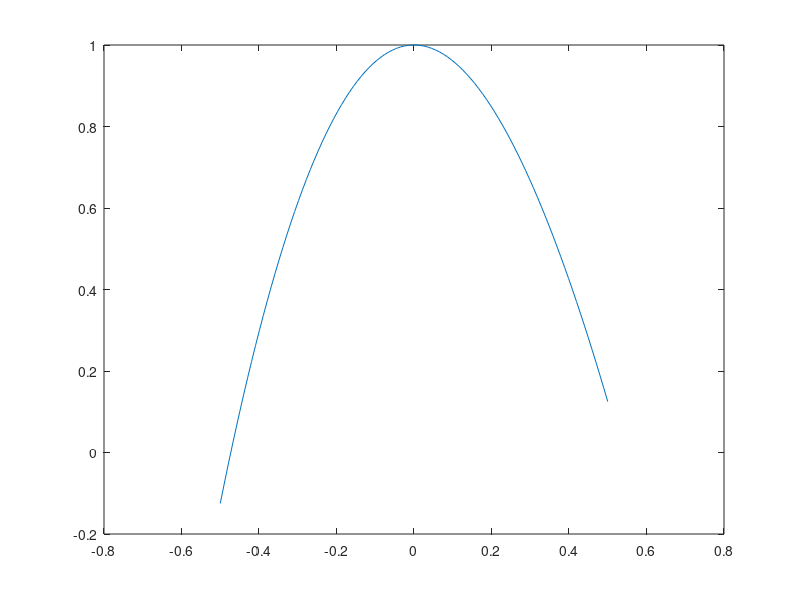

Recreate this plot in MATLAB. (Note: this script raises an error after producing the figure.)
%1.2a
x=linspace(-1/2,1/2);
y=x.^3-4*x.^2+1;
axis([-2 2 -2 2]);
plot(x,y);

%1.2b
syms x
eqn = x^3 - 4*x^2  == -1;
z = solve(eqn, x,"MaxDegree",3);

%1.2c
a=double(z);
f = @(x)x.^3 - 4*x.^2 +1;
x0= fzero(f,0 );
x1= fzero(f,2 );
x2= fzero(f,4 );

%1.2d
area= integral(f,x0,x1);
fprintf('area=%f \n', area);

%1.2e
syms f(x)
f(x) = x.^3 - 4*x.^2 +1;
df = diff(f,x);










